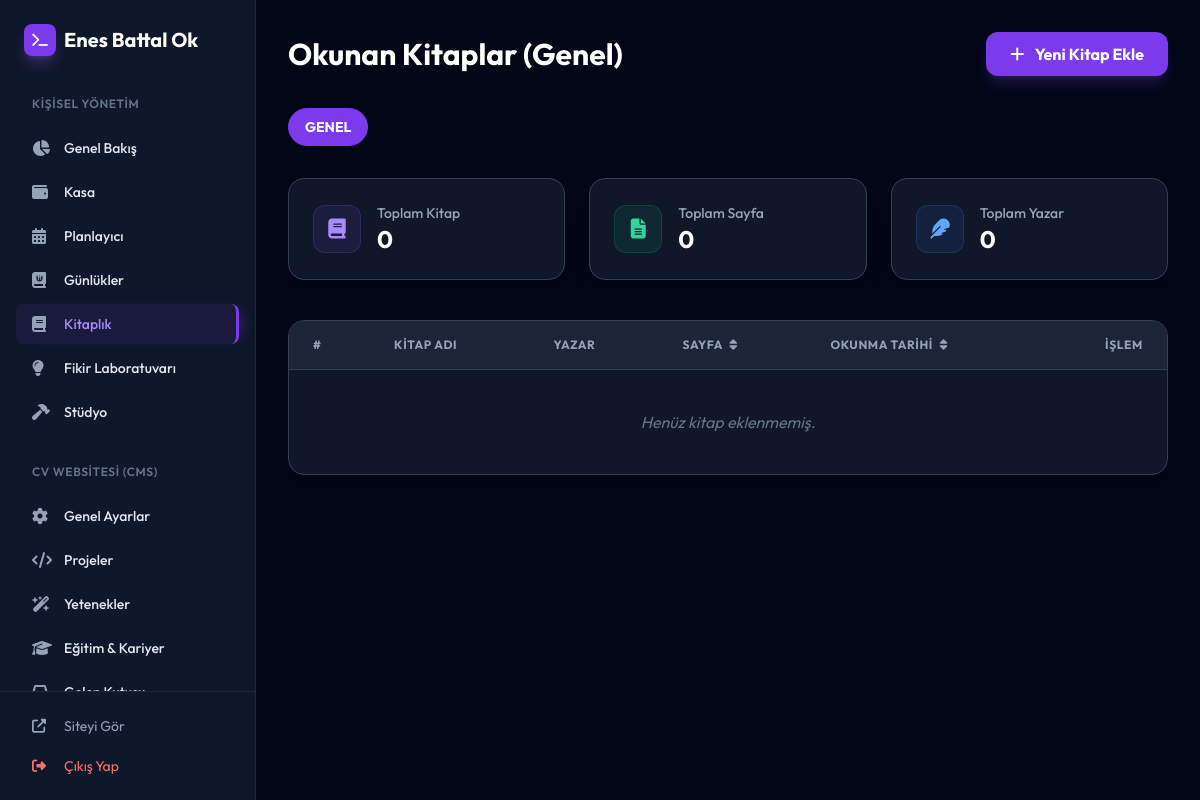
Page /admin/books (signed in) on the earlier database version.
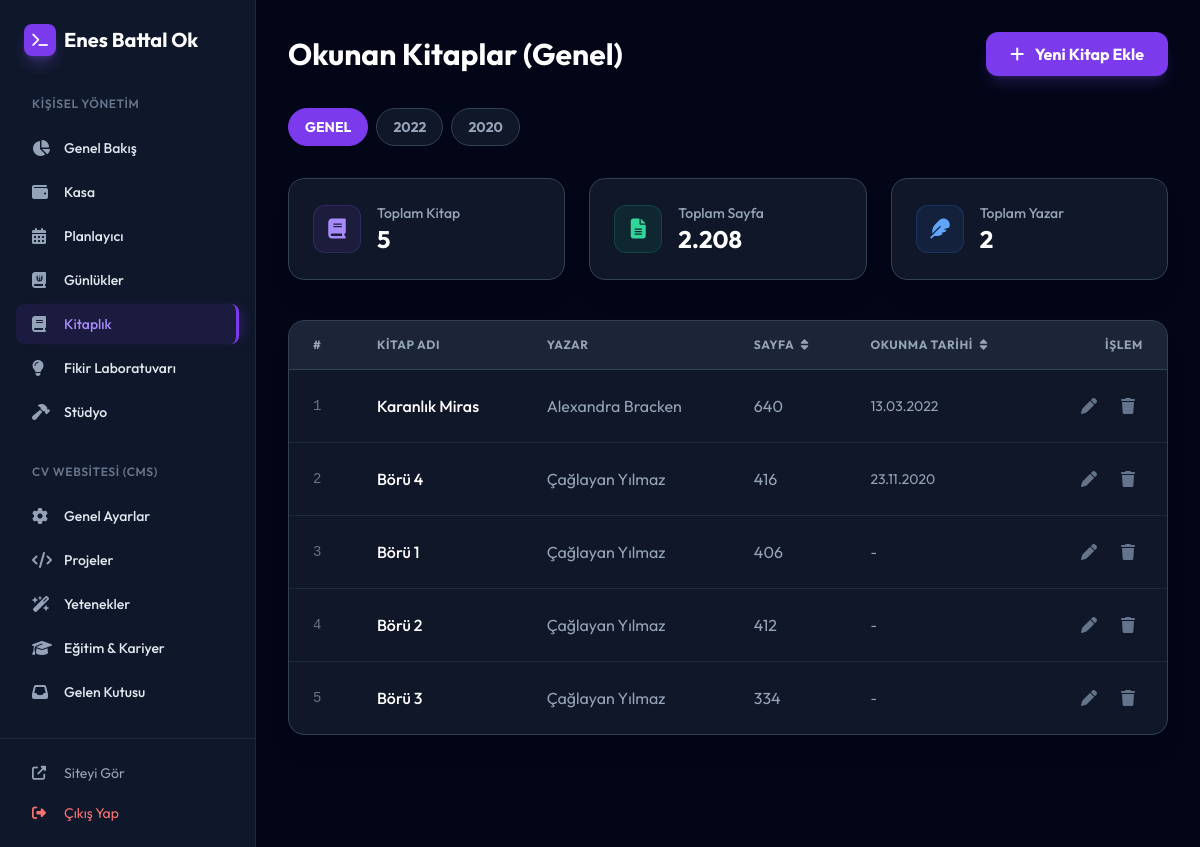
Same page on the later database version.
### models.py (models this page shows)
class Kitap(db.Model):
    id = db.Column(db.Integer, primary_key=True)
    kitap_adi = db.Column(db.String(200), nullable=False)
    yazar = db.Column(db.String(150))
    sayfa_sayisi = db.Column(db.Integer)
    okunma_tarihi = db.Column(db.DateTime)

### main.py (the view)
    @app.route('/admin/books')
    @login_required
    def admin_books():
        secili_yil = request.args.get('yil')
        yillar_query = db.session.query(extract('year', Kitap.okunma_tarihi)).filter(Kitap.okunma_tarihi.isnot(None)).distinct().all()
        yillar = sorted([int(y[0]) for y in yillar_query if y[0] is not None], reverse=True)
        query = Kitap.query
        if secili_yil and secili_yil != 'genel':
            query = query.filter(extract('year', Kitap.okunma_tarihi) == int(secili_yil))
            secili_yil_display = secili_yil
        else:
            secili_yil_display = 'Genel'
            secili_yil = 'genel'
        kitaplar = query.order_by(Kitap.okunma_tarihi.desc()).all()
        toplam_kitap = len(kitaplar)
        toplam_sayfa = sum(kitap.sayfa_sayisi for kitap in kitaplar if kitap.sayfa_sayisi)
        toplam_yazar = len(set([kitap.yazar for kitap in kitaplar if kitap.yazar]))
        return render_template('admin_books.html',
                               books=kitaplar,
                               toplam_kitap=toplam_kitap,
                               toplam_sayfa=toplam_sayfa,
                               toplam_yazar=toplam_yazar,
                               yillar=yillar,
                               secili_yil=secili_yil,
                               secili_yil_display=secili_yil_display)

### templates/admin_books.html (shortened to what this page needs)
{% extends "admin_base.html" %}
{% block content %}
<div class="pb-20">
    <div class="flex items-center justify-between mb-8">
        <h1 class="text-3xl font-bold text-white">Okunan Kitaplar ({{ secili_yil_display }})</h1>
        <button onclick="openModal()" class="px-6 py-2.5 bg-violet-600 hover:bg-violet-700 text-white font-bold rounded-xl transition-all shadow-lg shadow-violet-500/20 transform hover:scale-105">
            <i class="fas fa-plus mr-2"></i> Yeni Kitap Ekle
        </button>
    </div>
    <div class="flex gap-2 mb-6 pb-2 overflow-x-auto no-scrollbar">
        <a href="{{ url_for('admin_books', yil='genel') }}"
           class="px-4 py-2 rounded-full text-sm font-bold border transition-all whitespace-nowrap
           {% if secili_yil == 'genel' %}bg-violet-600 border-violet-600 text-white{% else %}bg-slate-800/50 border-slate-700 text-slate-400 hover:border-violet-500{% endif %}">
            GENEL
        </a>
        {% for y in yillar %}
        <a href="{{ url_for('admin_books', yil=y) }}"
           class="px-4 py-2 rounded-full text-sm font-bold border transition-all whitespace-nowrap
           {% if secili_yil|string == y|string %}bg-violet-600 border-violet-600 text-white{% else %}bg-slate-800/50 border-slate-700 text-slate-400 hover:border-violet-500{% endif %}">
            {{ y }}
        </a>
        {% endfor %}
    </div>
    <div class="grid grid-cols-1 md:grid-cols-3 gap-6 mb-10">
        <div class="bg-slate-800/50 p-6 rounded-2xl border border-slate-700 shadow-xl flex items-center gap-4">
            <div class="w-12 h-12 bg-violet-500/10 rounded-xl flex items-center justify-center border border-violet-500/20">
                <i class="fas fa-book text-violet-400 text-xl"></i>
            </div>
            <div>
                <p class="text-slate-400 text-sm font-medium">Toplam Kitap</p>
                <h3 class="text-2xl font-bold text-white">{{ toplam_kitap }}</h3>
            </div>
        </div>
        <div class="bg-slate-800/50 p-6 rounded-2xl border border-slate-700 shadow-xl flex items-center gap-4">
            <div class="w-12 h-12 bg-emerald-500/10 rounded-xl flex items-center justify-center border border-emerald-500/20">
                <i class="fas fa-file-lines text-emerald-400 text-xl"></i>
            </div>
            <div>
                <p class="text-slate-400 text-sm font-medium">Toplam Sayfa</p>
                <h3 class="text-2xl font-bold text-white">{{ "{:,}".format(toplam_sayfa).replace(',', '.') }}</h3>
            </div>
        </div>
        <div class="bg-slate-800/50 p-6 rounded-2xl border border-slate-700 shadow-xl flex items-center gap-4">
            <div class="w-12 h-12 bg-blue-500/10 rounded-xl flex items-center justify-center border border-blue-500/20">
                <i class="fas fa-feather text-blue-400 text-xl"></i>
            </div>
            <div>
                <p class="text-slate-400 text-sm font-medium">Toplam Yazar</p>
                <h3 class="text-2xl font-bold text-white">{{ toplam_yazar }}</h3>
            </div>
        </div>
    </div>
    <div class="bg-slate-800/50 rounded-2xl border border-slate-700 shadow-xl overflow-hidden">
        <div class="overflow-x-auto">
            <table id="booksTable" class="w-full text-left">
                <thead>
                    <tr class="bg-slate-800/80 border-b border-slate-700">
                        <th class="px-6 py-4 text-xs font-bold text-slate-400 uppercase tracking-wider">#</th>
                        <th class="px-6 py-4 text-xs font-bold text-slate-400 uppercase tracking-wider">Kitap Adı</th>
                        <th class="px-6 py-4 text-xs font-bold text-slate-400 uppercase tracking-wider">Yazar</th>
                        <th class="px-6 py-4 text-xs font-bold text-slate-400 uppercase tracking-wider cursor-pointer hover:text-violet-400 transition-colors" onclick="sortTable('sayfa')">
                            Sayfa <i class="fas fa-sort text-xs ml-1"></i>
                        </th>
                        <th class="px-6 py-4 text-xs font-bold text-slate-400 uppercase tracking-wider cursor-pointer hover:text-violet-400 transition-colors" onclick="sortTable('tarih')">
                            Okunma Tarihi <i class="fas fa-sort text-xs ml-1"></i>
                        </th>
                        <th class="px-6 py-4 text-xs font-bold text-slate-400 uppercase tracking-wider text-right">İşlem</th>
                    </tr>
                </thead>
                <tbody class="divide-y divide-slate-800">
                    {% for book in books %}
                    <tr class="hover:bg-slate-800/50 transition-colors" data-book-id="{{ book.id }}">
                        <td class="px-6 py-4 text-slate-500 font-mono text-sm">{{ loop.index }}</td>
                        <td class="px-6 py-4 text-white font-medium">{{ book.kitap_adi }}</td>
                        <td class="px-6 py-4 text-slate-400">{{ book.yazar or '-' }}</td>
                        <td class="px-6 py-4 text-slate-400" data-sayfa="{{ book.sayfa_sayisi or 0 }}">{{ book.sayfa_sayisi or '-' }}</td>
                        <td class="px-6 py-4 text-slate-400 text-sm" data-date="{{ book.okunma_tarihi.strftime('%Y-%m-%d') if book.okunma_tarihi else '' }}">{{ book.okunma_tarihi.strftime('%d.%m.%Y') if book.okunma_tarihi else '-' }}</td>
                        <td class="px-6 py-4 text-right flex justify-end gap-2">
                            <button onclick="openEditModal({{ book.id }}, '{{ book.kitap_adi }}', '{{ book.yazar or '' }}', {{ book.sayfa_sayisi or 0 }}, '{{ book.okunma_tarihi.strftime('%Y-%m-%d') if book.okunma_tarihi else '' }}')" class="text-slate-500 hover:text-blue-400 transition-colors p-2 rounded hover:bg-slate-700/30">
                                <i class="fas fa-pen"></i>
                            </button>
                            <a href="{{ url_for('delete_book', id=book.id) }}" onclick="return confirm('Bu kitabı silmek istediğinize emin misiniz?')" class="text-slate-500 hover:text-red-500 transition-colors p-2 rounded hover:bg-slate-700/30">
                                <i class="fas fa-trash"></i>
                            </a>
                        </td>
                    </tr>
                    {% endfor %}
                    {% if not books %}
                    <tr>
                        <td colspan="6" class="px-6 py-10 text-center text-slate-500 italic">Henüz kitap eklenmemiş.</td>
                    </tr>
                    {% endif %}
                </tbody>
            </table>
        </div>
    </div>
</div>
{% endblock %}

### templates/admin_base.html (shortened to what this page needs)
<!DOCTYPE html>
<html lang="tr">
<head>
    <script src="https://cdn.tailwindcss.com"></script>
    <link rel="stylesheet" href="https://cdnjs.cloudflare.com/ajax/libs/font-awesome/6.5.1/css/all.min.css">
    <link rel="stylesheet" href="https://cdnjs.cloudflare.com/ajax/libs/cropperjs/1.5.13/cropper.min.css">
</head>
<body class="bg-slate-950 text-slate-200 flex min-h-screen">
    <aside id="sidebar" class="w-64 bg-slate-900 border-r border-slate-800 flex flex-col fixed h-full z-50 transition-transform -translate-x-full lg:translate-x-0">
        <div class="p-6 hidden lg:block">
            <h1 class="text-xl font-bold text-white flex items-center gap-2">
                <span class="w-8 h-8 bg-violet-600 rounded-lg flex items-center justify-center shadow-lg shadow-violet-500/30">
                    <i class="fas fa-terminal text-sm"></i>
                </span>
                Enes Battal Ok
            </h1>
        </div>
        <nav class="flex-grow overflow-y-auto px-4 space-y-8 py-4">
            <div>
                <p class="px-4 text-xs font-semibold text-slate-500 uppercase tracking-wider mb-4">Kişisel Yönetim</p>
                <div class="space-y-1">
                    <a href="{{ url_for('dashboard') }}" class="flex items-center gap-3 px-4 py-2.5 rounded-lg transition-all hover:bg-slate-800 group {% if request.path == url_for('dashboard') %}sidebar-item-active{% endif %}">
                        <i class="fas fa-chart-pie w-5 text-slate-400 group-hover:text-violet-400"></i>
                        <span class="text-sm font-medium">Genel Bakış</span>
                    </a>
                    <a href="{{ url_for('admin_finance') }}" class="flex items-center gap-3 px-4 py-2.5 rounded-lg transition-all hover:bg-slate-800 group {% if request.path == url_for('admin_finance') %}sidebar-item-active{% endif %}">
                        <i class="fas fa-wallet w-5 text-slate-400 group-hover:text-violet-400"></i>
                        <span class="text-sm font-medium">Kasa</span>
                    </a>
                    <a href="{{ url_for('admin_planner') }}" class="flex items-center gap-3 px-4 py-2.5 rounded-lg transition-all hover:bg-slate-800 group {% if request.path == url_for('admin_planner') %}sidebar-item-active{% endif %}">
                        <i class="fas fa-calendar-alt w-5 text-slate-400 group-hover:text-violet-400"></i>
                        <span class="text-sm font-medium">Planlayıcı</span>
                    </a>
                    <a href="{{ url_for('admin_diaries') }}" class="flex items-center gap-3 px-4 py-2.5 rounded-lg transition-all hover:bg-slate-800 group {% if request.path == url_for('admin_diaries') %}sidebar-item-active{% endif %}">
                        <i class="fas fa-journal-whills w-5 text-slate-400 group-hover:text-violet-400"></i>
                        <span class="text-sm font-medium">Günlükler</span>
                    </a>
                    <a href="{{ url_for('admin_books') }}" class="flex items-center gap-3 px-4 py-2.5 rounded-lg transition-all hover:bg-slate-800 group {% if request.path == url_for('admin_books') %}sidebar-item-active{% endif %}">
                        <i class="fas fa-book w-5 text-slate-400 group-hover:text-violet-400"></i>
                        <span class="text-sm font-medium">Kitaplık</span>
                    </a>
                    <a href="{{ url_for('admin_ideas') }}" class="flex items-center gap-3 px-4 py-2.5 rounded-lg transition-all hover:bg-slate-800 group {% if request.path == url_for('admin_ideas') %}sidebar-item-active{% endif %}">
                        <i class="fas fa-lightbulb w-5 text-slate-400 group-hover:text-violet-400"></i>
                        <span class="text-sm font-medium">Fikir Laboratuvarı</span>
                    </a>
                    <a href="{{ url_for('admin_studio') }}" class="flex items-center gap-3 px-4 py-2.5 rounded-lg transition-all hover:bg-slate-800 group {% if request.path == url_for('admin_studio') %}sidebar-item-active{% endif %}">
                        <i class="fas fa-hammer w-5 text-slate-400 group-hover:text-violet-400"></i>
                        <span class="text-sm font-medium">Stüdyo</span>
                    </a>
                </div>
            </div>
            <div>
                <p class="px-4 text-xs font-semibold text-slate-500 uppercase tracking-wider mb-4">CV Websitesi (CMS)</p>
                <div class="space-y-1">
                    <a href="{{ url_for('admin_settings') }}" class="flex items-center gap-3 px-4 py-2.5 rounded-lg transition-all hover:bg-slate-800 group {% if request.path == url_for('admin_settings') %}sidebar-item-active{% endif %}">
                        <i class="fas fa-cog w-5 text-slate-400 group-hover:text-violet-400"></i>
                        <span class="text-sm font-medium">Genel Ayarlar</span>
                    </a>
                    <a href="{{ url_for('admin_projects') }}" class="flex items-center gap-3 px-4 py-2.5 rounded-lg transition-all hover:bg-slate-800 group {% if request.path == url_for('admin_projects') %}sidebar-item-active{% endif %}">
                        <i class="fas fa-code w-5 text-slate-400 group-hover:text-violet-400"></i>
                        <span class="text-sm font-medium">Projeler</span>
                    </a>
                    <a href="{{ url_for('admin_skills') }}" class="flex items-center gap-3 px-4 py-2.5 rounded-lg transition-all hover:bg-slate-800 group {% if request.path == url_for('admin_skills') %}sidebar-item-active{% endif %}">
                        <i class="fas fa-wand-magic-sparkles w-5 text-slate-400 group-hover:text-violet-400"></i>
                        <span class="text-sm font-medium">Yetenekler</span>
                    </a>
                    <a href="{{ url_for('admin_resume') }}" class="flex items-center gap-3 px-4 py-2.5 rounded-lg transition-all hover:bg-slate-800 group {% if request.path == url_for('admin_resume') %}sidebar-item-active{% endif %}">
                        <i class="fas fa-graduation-cap w-5 text-slate-400 group-hover:text-violet-400"></i>
                        <span class="text-sm font-medium">Eğitim & Kariyer</span>
                    </a>
                    <a href="{{ url_for('admin_inbox') }}" class="flex items-center gap-3 px-4 py-2.5 rounded-lg transition-all hover:bg-slate-800 group {% if request.path == url_for('admin_inbox') %}sidebar-item-active{% endif %}">
                        <i class="fas fa-inbox w-5 text-slate-400 group-hover:text-violet-400"></i>
                        <span class="text-sm font-medium">Gelen Kutusu</span>
                    </a>
                </div>
            </div>
        </nav>
        <div class="p-4 border-t border-slate-800 space-y-1">
            <a href="{{ url_for('home') }}" target="_blank" class="flex items-center gap-3 px-4 py-2 rounded-lg text-slate-400 hover:text-white hover:bg-slate-800 transition-all text-sm">
                <i class="fas fa-external-link-alt w-5"></i>
                Siteyi Gör
            </a>
            <a href="{{ url_for('logout') }}" class="flex items-center gap-3 px-4 py-2 rounded-lg text-red-400 hover:bg-red-500/10 transition-all text-sm">
                <i class="fas fa-sign-out-alt w-5"></i>
                Çıkış Yap
            </a>
        </div>
    </aside>
    <main class="flex-grow lg:ml-64 p-4 md:p-8 pt-20 lg:pt-8">
        {% block content %}{% endblock %}
    </main>
</body>
</html>

### templates/admin_base.html (style rules this page uses)
body { font-family: 'Outfit', sans-serif; }
.sidebar-item-active { background-color: rgb(124 58 237 / 0.1); color: #a78bfa; border-right: 3px solid #7c3aed; box-shadow: 10px 0 15px -10px rgba(124, 58, 237, 0.5); }
#sidebar nav { scrollbar-width: none !important; -ms-overflow-style: none !important; }

### templates/admin_books.html (style rules this page uses)
.no-scrollbar { -ms-overflow-style: none; scrollbar-width: none; }

Differences in the rows shown:
added Kitap: kitap_adi "Karanlık Miras", yazar "Alexandra Bracken", sayfa_sayisi "640", okunma_tarihi "13.03.2022"
added Kitap: kitap_adi "Börü 4", yazar "Çağlayan Yılmaz", sayfa_sayisi "416", okunma_tarihi "23.11.2020"
added Kitap: kitap_adi "Börü 1", yazar "Çağlayan Yılmaz", sayfa_sayisi "406", okunma_tarihi "-"
added Kitap: kitap_adi "Börü 2", yazar "Çağlayan Yılmaz", sayfa_sayisi "412", okunma_tarihi "-"
added Kitap: kitap_adi "Börü 3", yazar "Çağlayan Yılmaz", sayfa_sayisi "334", okunma_tarihi "-"
Other differences:
{{ toplam_kitap }}: "0" → "5"
{{ "{:,}".format(toplam_sayfa).replace(',', '.') }}: "0" → "2.208"
{{ toplam_yazar }}: "0" → "2"
new list line: "2022"
new list line: "2020"
text no longer shown: "Henüz kitap eklenmemiş."
